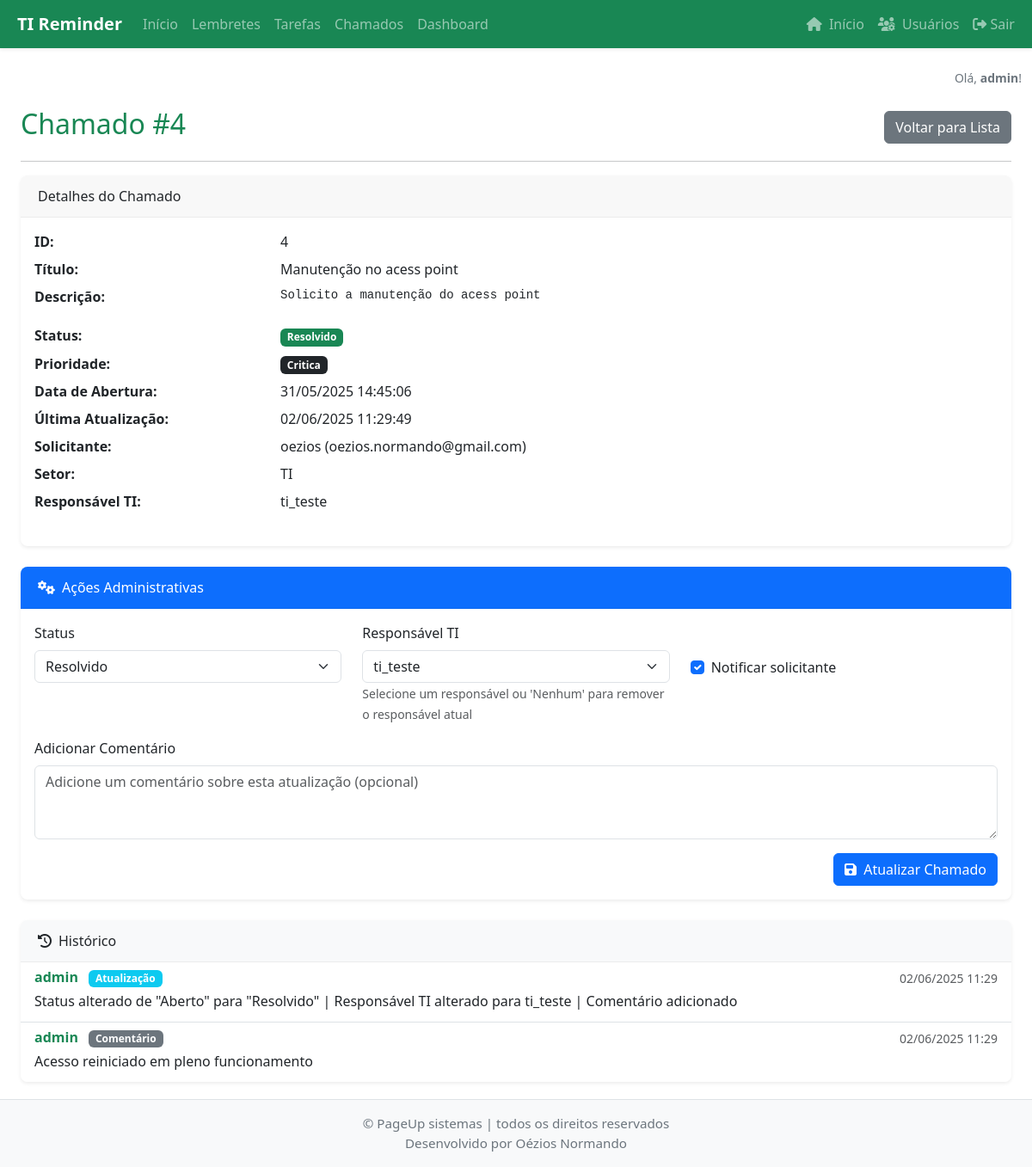
Before: /chamados/4 (signed in) with the older database file.
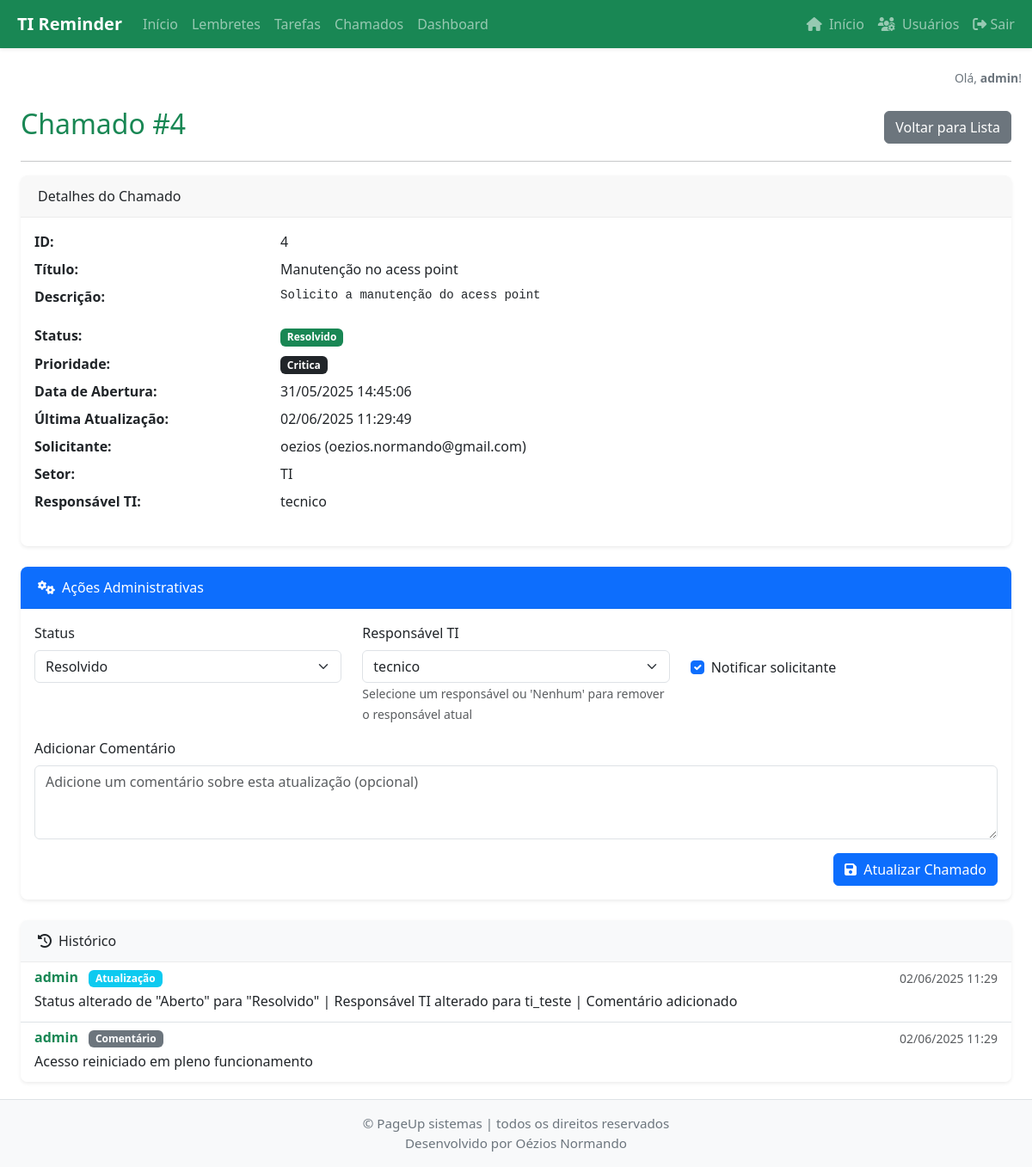
After: the same page with the newer database file.
### app/models.py (models this page shows, shortened)
class User(db.Model):
    id = db.Column(db.Integer, primary_key=True)
    username = db.Column(db.String(64), unique=True, nullable=False)
    email = db.Column(db.String(120), unique=True, nullable=False)
    password_hash = db.Column(db.String(128), nullable=False)
    is_admin = db.Column(db.Boolean, default=False)
    is_ti = db.Column(db.Boolean, default=False)  # Indica se o usuário é da equipe de TI
    ativo = db.Column(db.Boolean, default=True)  # Para ativação/desativação
    sector_id = db.Column(db.Integer, db.ForeignKey('sector.id'), nullable=True)
    sector = db.relationship('Sector', backref='usuarios')
    reminders = db.relationship('Reminder', backref='usuario', lazy=True)
    tasks = db.relationship('Task', backref='usuario', lazy=True)

class Chamado(db.Model):
    id = db.Column(db.Integer, primary_key=True)
    titulo = db.Column(db.String(120), nullable=False)
    descricao = db.Column(db.Text, nullable=False)
    status = db.Column(db.String(50), nullable=False, default='Aberto') # Ex: Aberto, Em Andamento, Resolvido, Fechado
    prioridade = db.Column(db.String(50), nullable=False, default='Media') # Ex: Baixa, Media, Alta, Critica
    data_abertura = db.Column(db.DateTime, nullable=False, default=datetime.utcnow)
    data_ultima_atualizacao = db.Column(db.DateTime, default=datetime.utcnow, onupdate=datetime.utcnow)
    data_fechamento = db.Column(db.DateTime, nullable=True)
    solicitante_id = db.Column(db.Integer, db.ForeignKey('user.id'), nullable=False)
    setor_id = db.Column(db.Integer, db.ForeignKey('sector.id'), nullable=False)
    responsavel_ti_id = db.Column(db.Integer, db.ForeignKey('user.id'), nullable=True)
    solicitante = db.relationship('User', foreign_keys=[solicitante_id], backref='chamados_solicitados')
    setor = db.relationship('Sector', backref='chamados')
    responsavel_ti = db.relationship('User', foreign_keys=[responsavel_ti_id], backref='chamados_responsaveis')

### app/routes.py (the view, shortened to what this page needs)
@bp.route('/chamados/<int:id>')
@login_required
def detalhe_chamado(id):
    from .forms import ChamadoAdminForm
    query = Chamado.query
    is_admin = session.get('is_admin')
    user_id = session.get('user_id')
    chamado = query.filter(Chamado.id == id).first_or_404()
    form = None
    usuarios_ti = []
    if is_admin:
        form = ChamadoAdminForm()
        form.status.choices = [
            ('Aberto', 'Aberto'),
            ('Em Andamento', 'Em Andamento'),
            ('Resolvido', 'Resolvido'),
            ('Fechado', 'Fechado')
        ]
        form.status.data = chamado.status
        usuarios_ti = User.query.filter_by(is_ti=True, ativo=True).order_by(User.username).all()
        if chamado.responsavel_ti_id:
            form.responsavel_ti_id.data = str(chamado.responsavel_ti_id)
    return render_template(
        'detalhe_chamado.html',
        chamado=chamado,
        form=form,
        usuarios_ti=usuarios_ti,
        title=f'Chamado #{chamado.id}'
    )

### app/forms.py (shortened to what this page needs)
class ChamadoAdminForm(FlaskForm):
    status = SelectField('Status', choices=[
        ('Aberto', 'Aberto'),
        ('Em Andamento', 'Em Andamento'),
        ('Pendente', 'Pendente'),
        ('Resolvido', 'Resolvido'),
        ('Fechado', 'Fechado')
    ], validators=[validators.DataRequired()])
    responsavel_ti_id = StringField('Responsável TI', validators=[validators.Optional()])
    comentario = TextAreaField('Adicionar Comentário', validators=[
        validators.Optional(),
        validators.Length(max=1000, message='O comentário não pode ter mais que 1000 caracteres')
    ])
    notificar_solicitante = BooleanField('Notificar solicitante', default=True)
    submit = SubmitField('Atualizar Chamado')

### app/templates/detalhe_chamado.html (shortened to what the changed rows need)
{% extends "base.html" %}
{% block content %}
<div class="container mt-4">
    <div class="d-flex justify-content-between align-items-center mb-3">
        <h2>{{ title }}</h2>
    </div>
    <div class="card">
        <div class="card-body">
            <dl class="row">
                <dt class="col-sm-3">ID:</dt>
                <dd class="col-sm-9">{{ chamado.id }}</dd>
                <dt class="col-sm-3">Título:</dt>
                <dd class="col-sm-9">{{ chamado.titulo }}</dd>
                <dt class="col-sm-3">Descrição:</dt>
                <dd class="col-sm-9"><pre>{{ chamado.descricao }}</pre></dd>
                <dt class="col-sm-3">Status:</dt>
                <dd class="col-sm-9"><span class="badge bg-{{ "secondary" if chamado.status == "Fechado" else ("success" if chamado.status == "Resolvido" else ("warning" if chamado.status == "Em Andamento" else "primary")) }}">{{ chamado.status }}</span></dd>
                <dt class="col-sm-3">Prioridade:</dt>
                <dd class="col-sm-9"><span class="badge bg-{{ "dark" if chamado.prioridade == "Critica" else ("danger" if chamado.prioridade == "Alta" else ("warning" if chamado.prioridade == "Media" else "info")) }}">{{ chamado.prioridade }}</span></dd>
                <dt class="col-sm-3">Data de Abertura:</dt>
                <dd class="col-sm-9">{{ chamado.data_abertura.strftime("%d/%m/%Y %H:%M:%S") }}</dd>
                <dt class="col-sm-3">Última Atualização:</dt>
                <dd class="col-sm-9">{{ chamado.data_ultima_atualizacao.strftime("%d/%m/%Y %H:%M:%S") }}</dd>
                <dt class="col-sm-3">Solicitante:</dt>
                <dd class="col-sm-9">{{ chamado.solicitante.username if chamado.solicitante else "N/A" }} ({{ chamado.solicitante.email if chamado.solicitante else "N/A" }})</dd>
                <dt class="col-sm-3">Setor:</dt>
                <dd class="col-sm-9">{{ chamado.setor.name if chamado.setor else "N/A" }}</dd>
                <dt class="col-sm-3">Responsável TI:</dt>
                <dd class="col-sm-9">{{ chamado.responsavel_ti.username if chamado.responsavel_ti else "Não atribuído" }}</dd>
            </dl>
        </div>
    </div>
    {% if form is defined and form %}
    <div class="card mt-4">
        <div class="card-header bg-primary text-white">
            <i class="fas fa-cogs me-2"></i>Ações Administrativas
        </div>
        <div class="card-body">
            <form method="POST" action="{{ url_for('main.gerenciar_chamado', id=chamado.id) }}">
                <div class="row mb-3">
                    <div class="col-md-4">
                        <label for="status" class="form-label">Status</label>
                        <select name="status" id="status" class="form-select">
                            {% for value, label in form.status.choices %}
                                <option value="{{ value }}" {% if chamado.status == value %}selected{% endif %}>{{ label }}</option>
                            {% endfor %}
                        </select>
                    </div>
                    <div class="col-md-4">
                        <label for="responsavel_ti_id" class="form-label">Responsável TI</label>
                        <select name="responsavel_ti_id" id="responsavel_ti_id" class="form-select">
                            {% for user in usuarios_ti %}
                                <option value="{{ user.id }}" {% if chamado.responsavel_ti_id == user.id %}selected{% endif %}>
                                    {{ user.username }}
                                </option>
                            {% endfor %}
                        </select>
                        <small class="form-text text-muted">Selecione um responsável ou 'Nenhum' para remover o responsável atual</small>
                    </div>
                    <div class="col-md-4">
                        <label class="form-label">&nbsp;</label>
                        <div class="form-check mt-2">
                            <input class="form-check-input" type="checkbox" name="notificar_solicitante" id="notificar_solicitante" checked>
                            <label class="form-check-label" for="notificar_solicitante">
                                Notificar solicitante
                            </label>
                        </div>
                    </div>
                </div>
                <div class="mb-3">
                    <label for="comentario" class="form-label">Adicionar Comentário</label>
                    <textarea name="comentario" id="comentario" class="form-control" rows="3" placeholder="Adicione um comentário sobre esta atualização (opcional)"></textarea>
                </div>
                <div class="d-grid gap-2 d-md-flex justify-content-md-end">
                    <button type="submit" class="btn btn-primary">
                        <i class="fas fa-save me-1"></i> Atualizar Chamado
                    </button>
                </div>
            </form>
        </div>
    </div>
    {% endif %}
</div>
{% endblock %}

Changed rows visible on the page:
changed through a linked row, Chamado "Manutenção no acess point": responsavel_ti_id "ti_teste" → "tecnico"
changed User: responsavel_ti "ti_teste" → "tecnico"
